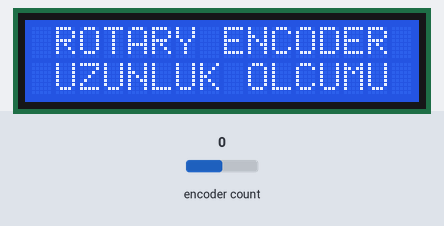
The sketch below on a simulated Arduino Uno, built with avr-gcc and run on an emulated ATmega328P. Parts: 16×2 character LCD. The test bench sets the inputs (shaded band); at power-on: encoder count 0. What the sketch prints to the serial monitor is not drawn.

Above: at 1.2 s.
1.3 s: encoder count set to 1
At 2.5 s:
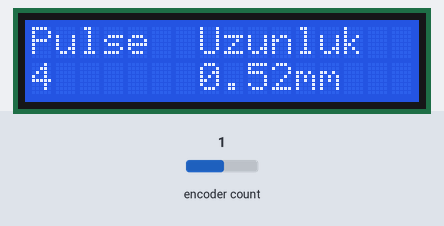
2.8 s: encoder count set to 2
At 3.8 s:
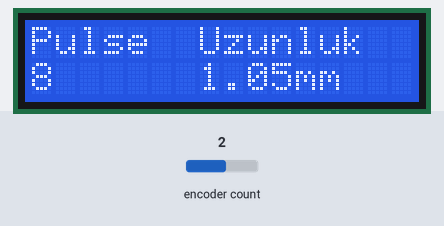
4.3 s: encoder count set to 3
At 5.0 s:
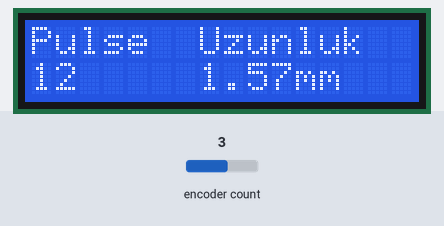
Timing chart, 0 to 7.3 s (numbered marks = the images above; inputs shaded):
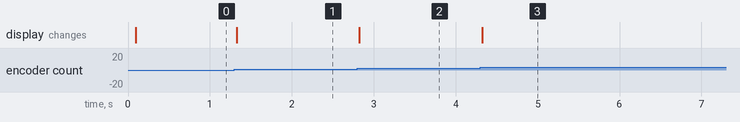

Measured:
- after the input at 1.3 s, the display: changes at once (image 1)
- after the input at 2.8 s, the display: changes at once (image 2)
- after the input at 4.3 s, the display: changes at once (image 3)

The sketch:

encoder_mesafe.ino
```cpp
/* http://forum.arduinoturkiye.com/index.php?p=/discussion/6395/artimsal-enkoder-ile-uzunluk-oelcuemue/p1
   https://www.youtube.com/watch?time_continue=2&v=bXT9G5DQub4
   Bünyamin GÖZÜPEK hocamız tarafından geliştirilmiş olup,
   Dr.TRonik YouTube/ www.ronaer.com tarafından  uyarlanmıştır...
*/

#include <LiquidCrystal_I2C.h> //https://github.com/fdebrabander/Arduino-LiquidCrystal-I2C-library  I2C+LCD ekran için
#include <Encoder.h> //http://www.pjrc.com/teensy/arduino_libraries/Encoder.zip Encoder için

//Encoder Tanımı
Encoder enkoder(2, 3); // Kesme Pinleri Uno kart için 2 ve 3 nolu pinlerdir!

//LCD Tanımı
LiquidCrystal_I2C lcd(0x27, 16, 2); // LCD çalışmaz ise 0x27 adresini değiştiriniz.

//Değişkenler
float cap = 100; // Enkoder Üzerindeki Şaft veya Tekerlek Çapı(mm)
int pulse = 2400; // Enkoder Pulse Adedi (genelde üzerinde yazan Pulse Sayısı değeri *4)

float uzunluk = 0; // Uzunluk Olcumu
long ilkPulse; // Enkoder Pozisyonu

void setup()
{

  lcd.begin(); // LCD Başlatılıyor

  Serial.begin(9600); // SeriPort gerekirse

  lcd.backlight();
  lcd.print(" ROTARY ENCODER"); // LCD Giriş Mesajı
  lcd.setCursor(0, 1);
  lcd.print(" UZUNLUK OLCUMU"); // LCD Giriş Mesajı
}

void loop()
{
  long sonPulse = enkoder.read();

  if (sonPulse != ilkPulse)
  {
    ilkPulse = sonPulse;
    float cevre = cap * PI; // Çevre Hesabı
    float hesap = cevre / pulse; // Hesaplanan çevreyi Pulse adedine bölünüyor

    uzunluk = sonPulse * hesap; // Elde edilen pulse ile hesaplanan 1 pulse uzunluğunu çarpılıyor.

    Serial.print(sonPulse); // Pulse Sayısı
    Serial.print(" -- ");
    Serial.print(uzunluk); // Milimetre cinsinden uzunluk ölçüsü
    Serial.println(" mm");

    lcd.clear(); // LCD Ekran Siliniyor
    lcd.setCursor(0, 0); // Cursor Ayarlanıyor
    lcd.print("Pulse"); // LCD Ekrana Yazdırma

    lcd.setCursor(0, 1);
    lcd.print(sonPulse);

    lcd.setCursor(7, 0);
    lcd.print("Uzunluk");

    lcd.setCursor(7, 1);
    lcd.print(uzunluk) + lcd.print("mm");
  }
}
```
